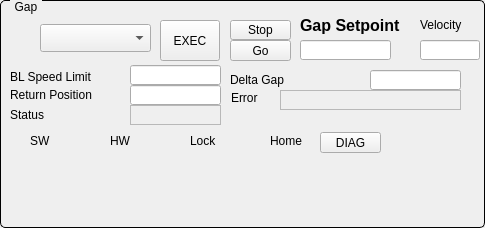
   <widget class="QGroupBox" name="titleGroupBox_4">
    <property name="geometry">
     <rect>
      <x>420</x>
      <y>0</y>
      <width>485</width>
      <height>228</height>
     </rect>
    </property>
    <property name="styleSheet">
     <string notr="true">QGroupBox {
     border: 1px solid black;
     border-radius: 5px;
     margin-top: 0.5em;
 }
 
 QGroupBox::title {
     subcontrol-origin: margin;
     left: 10px;
     padding: 0 3px 0 3px;
 }</string>
    </property>
    <property name="title">
     <string>Gap</string>
    </property>
    <widget class="QEPushButton" name="btnEXEC">
     <property name="geometry">
      <rect>
       <x>160</x>
       <y>20</y>
       <width>60</width>
       <height>41</height>
      </rect>
     </property>
     <property name="text">
      <string>EXEC</string>
     </property>
     <property name="variable" stdset="0">
      <string>UE56IS:BaseCmdCalc.PROC</string>
     </property>
     <property name="pressText">
      <string>1</string>
     </property>
     <property name="clickText">
      <string>1</string>
     </property>
    </widget>
    <widget class="QLabel" name="label_43">
     <property name="geometry">
      <rect>
       <x>420</x>
       <y>15</y>
       <width>60</width>
       <height>20</height>
      </rect>
     </property>
     <property name="text">
      <string>Velocity</string>
     </property>
    </widget>
    <widget class="QELineEdit" name="qelineedit_2">
     <property name="geometry">
      <rect>
       <x>130</x>
       <y>85</y>
       <width>91</width>
       <height>20</height>
      </rect>
     </property>
     <property name="variable" stdset="0">
      <string>UE56IS:BaseHomeRPos.A</string>
     </property>
     <property name="displayAlarmStateOption" stdset="0">
      <enum>QE::Never</enum>
     </property>
     <property name="useDbPrecision">
      <bool>false</bool>
     </property>
    </widget>
    <widget class="QELineEdit" name="qelineedit_8">
     <property name="geometry">
      <rect>
       <x>420</x>
       <y>40</y>
       <width>60</width>
       <height>20</height>
      </rect>
     </property>
     <property name="variable" stdset="0">
      <string>UE56IS:DiagPhyVelSet</string>
     </property>
     <property name="displayAlarmStateOption" stdset="0">
      <enum>QE::Never</enum>
     </property>
     <property name="useDbPrecision">
      <bool>false</bool>
     </property>
    </widget>
    <widget class="QESimpleShape" name="ledStop">
     <property name="geometry">
      <rect>
       <x>10</x>
       <y>30</y>
       <width>16</width>
       <height>16</height>
      </rect>
     </property>
     <property name="colour0" stdset="0">
      <color>
       <red>0</red>
       <green>205</green>
       <blue>0</blue>
      </color>
     </property>
     <property name="colour1" stdset="0">
      <color>
       <red>204</red>
       <green>0</green>
       <blue>0</blue>
      </color>
     </property>
     <property name="variable" stdset="0">
      <string>UE56IS:BaseCmnUsrStop.RVAL</string>
     </property>
    </widget>
    <widget class="QELineEdit" name="qelineedit">
     <property name="geometry">
      <rect>
       <x>300</x>
       <y>40</y>
       <width>91</width>
       <height>20</height>
      </rect>
     </property>
     <property name="font">
      <font>
       <pointsize>12</pointsize>
       <weight>75</weight>
       <bold>true</bold>
      </font>
     </property>
     <property name="variable" stdset="0">
      <string>UE56IS:BaseParGapsel.B</string>
     </property>
     <property name="displayAlarmStateOption" stdset="0">
      <enum>QE::Never</enum>
     </property>
     <property name="useDbPrecision">
      <bool>false</bool>
     </property>
    </widget>
    <widget class="QLabel" name="label_44">
     <property name="geometry">
      <rect>
       <x>230</x>
       <y>70</y>
       <width>100</width>
       <height>20</height>
      </rect>
     </property>
     <property name="text">
      <string>Delta Gap</string>
     </property>
    </widget>
    <widget class="QEComboBox" name="qecombobox">
     <property name="geometry">
      <rect>
       <x>40</x>
       <y>24</y>
       <width>111</width>
       <height>28</height>
      </rect>
     </property>
     <property name="variable" stdset="0">
      <string>UE56IS:BaseCmdMcmd</string>
     </property>
    </widget>
    <widget class="QELineEdit" name="qelineedit_7">
     <property name="geometry">
      <rect>
       <x>370</x>
       <y>70</y>
       <width>91</width>
       <height>20</height>
      </rect>
     </property>
     <property name="variable" stdset="0">
      <string>UE56IS:BaseParGapTrs</string>
     </property>
     <property name="displayAlarmStateOption" stdset="0">
      <enum>QE::Never</enum>
     </property>
     <property name="useDbPrecision">
      <bool>false</bool>
     </property>
    </widget>
    <widget class="QLabel" name="label_45">
     <property name="geometry">
      <rect>
       <x>10</x>
       <y>85</y>
       <width>111</width>
       <height>20</height>
      </rect>
     </property>
     <property name="text">
      <string>Return Position</string>
     </property>
    </widget>
    <widget class="QLabel" name="label_13">
     <property name="geometry">
      <rect>
       <x>300</x>
       <y>10</y>
       <width>110</width>
       <height>30</height>
      </rect>
     </property>
     <property name="font">
      <font>
       <pointsize>12</pointsize>
       <weight>75</weight>
       <bold>true</bold>
      </font>
     </property>
     <property name="text">
      <string>Gap Setpoint</string>
     </property>
    </widget>
    <widget class="QELabel" name="qelabel_7">
     <property name="geometry">
      <rect>
       <x>280</x>
       <y>90</y>
       <width>181</width>
       <height>20</height>
      </rect>
     </property>
     <property name="frameShape">
      <enum>QFrame::StyledPanel</enum>
     </property>
     <property name="variable" stdset="0">
      <string>UE56IS:BaseStatIELbl</string>
     </property>
    </widget>
    <widget class="QLabel" name="label_48">
     <property name="geometry">
      <rect>
       <x>10</x>
       <y>105</y>
       <width>121</width>
       <height>20</height>
      </rect>
     </property>
     <property name="text">
      <string>Status</string>
     </property>
    </widget>
    <widget class="QLabel" name="label_49">
     <property name="geometry">
      <rect>
       <x>231</x>
       <y>88</y>
       <width>41</width>
       <height>20</height>
      </rect>
     </property>
     <property name="text">
      <string>Error</string>
     </property>
    </widget>
    <widget class="QELabel" name="qelabel_8">
     <property name="geometry">
      <rect>
       <x>130</x>
       <y>105</y>
       <width>91</width>
       <height>20</height>
      </rect>
     </property>
     <property name="frameShape">
      <enum>QFrame::StyledPanel</enum>
     </property>
     <property name="variable" stdset="0">
      <string>UE56IS:BaseStatISLbl</string>
     </property>
    </widget>
    <widget class="QESimpleShape" name="qesimpleshape_2">
     <property name="geometry">
      <rect>
       <x>463</x>
       <y>91</y>
       <width>16</width>
       <height>16</height>
      </rect>
     </property>
     <property name="colour1" stdset="0">
      <color>
       <red>204</red>
       <green>0</green>
       <blue>0</blue>
      </color>
     </property>
     <property name="variable" stdset="0">
      <string>UE56IS:BaseStatHalt</string>
     </property>
    </widget>
    <widget class="QEPushButton" name="btnEXEC_2">
     <property name="geometry">
      <rect>
       <x>230</x>
       <y>20</y>
       <width>61</width>
       <height>20</height>
      </rect>
     </property>
     <property name="text">
      <string>Stop</string>
     </property>
     <property name="variable" stdset="0">
      <string>UE56IS:BaseCmnUsrStop</string>
     </property>
     <property name="pressText">
      <string>1</string>
     </property>
     <property name="clickText">
      <string>1</string>
     </property>
    </widget>
    <widget class="QEPushButton" name="btnEXEC_4">
     <property name="geometry">
      <rect>
       <x>230</x>
       <y>40</y>
       <width>61</width>
       <height>21</height>
      </rect>
     </property>
     <property name="text">
      <string>Go</string>
     </property>
     <property name="variable" stdset="0">
      <string>UE56IS:BaseCmnUsrStop</string>
     </property>
     <property name="pressText">
      <string>0</string>
     </property>
     <property name="clickText">
      <string>0</string>
     </property>
    </widget>
    <widget class="QESimpleShape" name="qesimpleshape_3">
     <property name="geometry">
      <rect>
       <x>10</x>
       <y>132</y>
       <width>16</width>
       <height>16</height>
      </rect>
     </property>
     <property name="colour1" stdset="0">
      <color>
       <red>204</red>
       <green>0</green>
       <blue>0</blue>
      </color>
     </property>
     <property name="variable" stdset="0">
      <string>UE56IS:BaseStatHalt</string>
     </property>
    </widget>
    <widget class="QESimpleShape" name="qesimpleshape_4">
     <property name="geometry">
      <rect>
       <x>90</x>
       <y>132</y>
       <width>16</width>
       <height>16</height>
      </rect>
     </property>
     <property name="colour1" stdset="0">
      <color>
       <red>204</red>
       <green>0</green>
       <blue>0</blue>
      </color>
     </property>
     <property name="variable" stdset="0">
      <string>UE56IS:BaseCmnHWOK</string>
     </property>
    </widget>
    <widget class="QESimpleShape" name="qesimpleshape_5">
     <property name="geometry">
      <rect>
       <x>170</x>
       <y>132</y>
       <width>16</width>
       <height>16</height>
      </rect>
     </property>
     <property name="colour1" stdset="0">
      <color>
       <red>204</red>
       <green>0</green>
       <blue>0</blue>
      </color>
     </property>
     <property name="variable" stdset="0">
      <string>UE56IS:BaseCmdHmLock</string>
     </property>
    </widget>
    <widget class="QESimpleShape" name="qesimpleshape_6">
     <property name="geometry">
      <rect>
       <x>250</x>
       <y>132</y>
       <width>16</width>
       <height>16</height>
      </rect>
     </property>
     <property name="colour1" stdset="0">
      <color>
       <red>204</red>
       <green>0</green>
       <blue>0</blue>
      </color>
     </property>
     <property name="variable" stdset="0">
      <string>UE56IS:DevHmeSttHme</string>
     </property>
    </widget>
    <widget class="QLabel" name="label_54">
     <property name="geometry">
      <rect>
       <x>30</x>
       <y>131</y>
       <width>51</width>
       <height>20</height>
      </rect>
     </property>
     <property name="text">
      <string>SW</string>
     </property>
    </widget>
    <widget class="QLabel" name="label_55">
     <property name="geometry">
      <rect>
       <x>110</x>
       <y>131</y>
       <width>51</width>
       <height>20</height>
      </rect>
     </property>
     <property name="text">
      <string>HW</string>
     </property>
    </widget>
    <widget class="QLabel" name="label_56">
     <property name="geometry">
      <rect>
       <x>190</x>
       <y>131</y>
       <width>51</width>
       <height>20</height>
      </rect>
     </property>
     <property name="text">
      <string>Lock</string>
     </property>
    </widget>
    <widget class="QLabel" name="label_65">
     <property name="geometry">
      <rect>
       <x>270</x>
       <y>131</y>
       <width>51</width>
       <height>20</height>
      </rect>
     </property>
     <property name="text">
      <string>Home</string>
     </property>
    </widget>
    <widget class="QEPushButton" name="btnEXEC_7">
     <property name="geometry">
      <rect>
       <x>320</x>
       <y>132</y>
       <width>61</width>
       <height>21</height>
      </rect>
     </property>
     <property name="text">
      <string>DIAG</string>
     </property>
     <property name="variable" stdset="0">
      <string/>
     </property>
     <property name="pressText">
      <string>0</string>
     </property>
     <property name="clickText">
      <string>0</string>
     </property>
     <property name="program">
      <string>dm2k -x -cleanup /home/control/nfs/groups/control/panels/UE56IS.v.diag.adl</string>
     </property>
    </widget>
    <widget class="QLabel" name="label_72">
     <property name="geometry">
      <rect>
       <x>10</x>
       <y>67</y>
       <width>111</width>
       <height>20</height>
      </rect>
     </property>
     <property name="text">
      <string>BL Speed Limit</string>
     </property>
    </widget>
    <widget class="QELineEdit" name="qelineedit_10">
     <property name="geometry">
      <rect>
       <x>130</x>
       <y>65</y>
       <width>91</width>
       <height>20</height>
      </rect>
     </property>
     <property name="variable" stdset="0">
      <string>ID11-MO:BLGapSpeedLimit</string>
     </property>
     <property name="displayAlarmStateOption" stdset="0">
      <enum>QE::Never</enum>
     </property>
     <property name="useDbPrecision">
      <bool>false</bool>
     </property>
    </widget>
    <widget class="QLabel" name="label_73">
     <property name="geometry">
      <rect>
       <x>110</x>
       <y>242</y>
       <width>111</width>
       <height>20</height>
      </rect>
     </property>
     <property name="text">
      <string>BL Speed Limit</string>
     </property>
    </widget>
    <widget class="QELineEdit" name="qelineedit_11">
     <property name="geometry">
      <rect>
       <x>230</x>
       <y>240</y>
       <width>91</width>
       <height>20</height>
      </rect>
     </property>
     <property name="variable" stdset="0">
      <string>ID11-MO:BLGapSpeedLimit</string>
     </property>
     <property name="displayAlarmStateOption" stdset="0">
      <enum>QE::Never</enum>
     </property>
     <property name="useDbPrecision">
      <bool>false</bool>
     </property>
    </widget>
    <zorder>btnEXEC</zorder>
    <zorder>label_43</zorder>
    <zorder>qelineedit_2</zorder>
    <zorder>qelineedit_8</zorder>
    <zorder>qelineedit</zorder>
    <zorder>label_44</zorder>
    <zorder>qecombobox</zorder>
    <zorder>qelineedit_7</zorder>
    <zorder>label_45</zorder>
    <zorder>label_13</zorder>
    <zorder>ledStop</zorder>
    <zorder>qelabel_7</zorder>
    <zorder>label_48</zorder>
    <zorder>label_49</zorder>
    <zorder>qelabel_8</zorder>
    <zorder>qesimpleshape_2</zorder>
    <zorder>btnEXEC_2</zorder>
    <zorder>btnEXEC_4</zorder>
    <zorder>qesimpleshape_3</zorder>
    <zorder>qesimpleshape_4</zorder>
    <zorder>qesimpleshape_5</zorder>
    <zorder>qesimpleshape_6</zorder>
    <zorder>label_54</zorder>
    <zorder>label_55</zorder>
    <zorder>label_56</zorder>
    <zorder>label_65</zorder>
    <zorder>btnEXEC_7</zorder>
    <zorder>label_72</zorder>
    <zorder>qelineedit_10</zorder>
    <zorder>label_73</zorder>
    <zorder>qelineedit_11</zorder>
   </widget>
